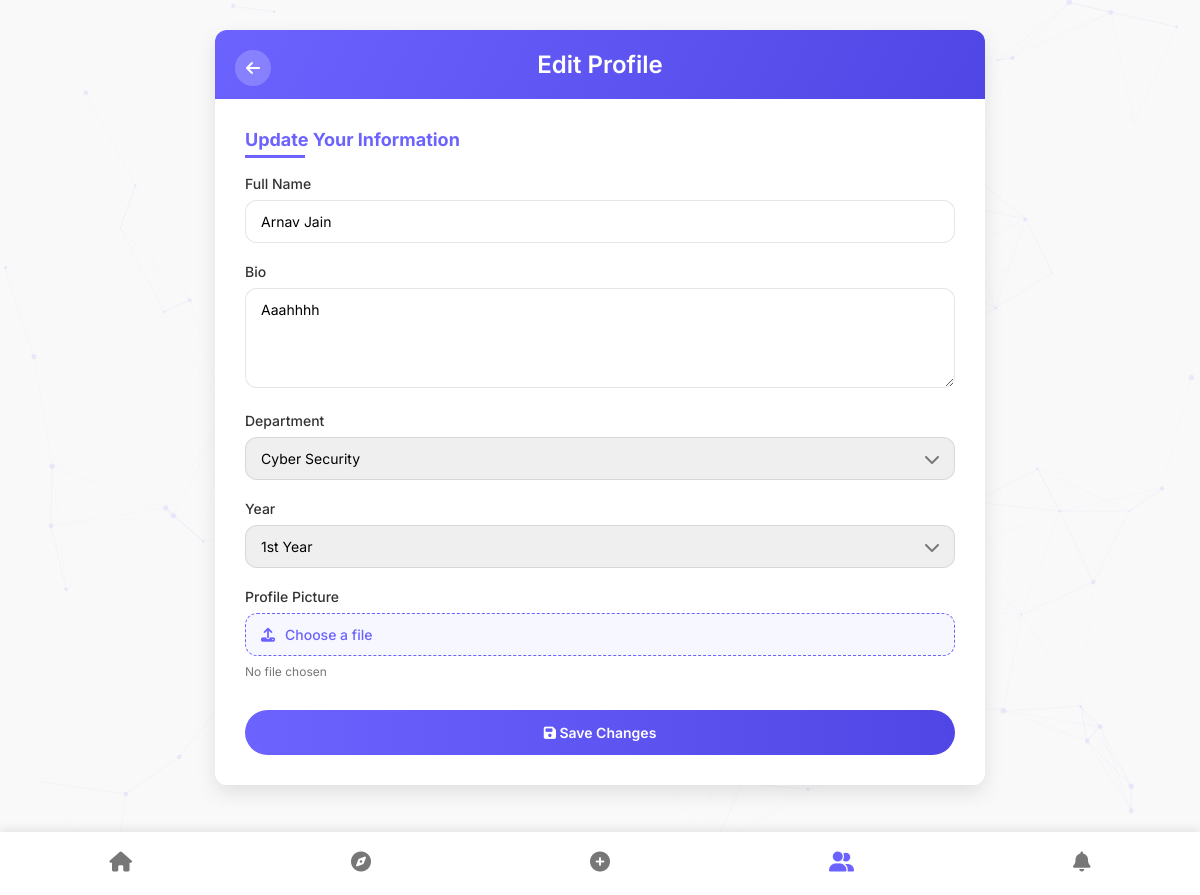
The app's page /accounts/edit-profile/ (signed in) with its own data.
### accounts/models.py (models this page shows, shortened)
class User(AbstractUser):
    objects = UserManager()
    full_name = models.CharField(max_length=255, default="No Name Provided")
    college_email = models.EmailField(unique=True, default="noemail@poornima.org")
    profile_picture = models.ImageField(upload_to='profile_pics/', null=True, blank=True)
    bio = models.TextField(null=True, blank=True)
    college = models.CharField(max_length=50, choices=COLLEGE_CHOICES)
    department = models.CharField(max_length=50, choices=DEPARTMENT_CHOICES)
    gender = models.CharField(max_length=10, choices=GENDER_CHOICES)
    dob = models.DateField(default='2000-01-01')
    otp_verified = models.BooleanField(default=False)
    has_answered_questionnaire = models.BooleanField(default=False)
    is_profile_locked = models.BooleanField(default=True)
    USERNAME_FIELD = 'username'
    REQUIRED_FIELDS = ['college_email', 'full_name', 'dob', 'college', 'department', 'gender']

class UserQuestionnaire(models.Model):
    user = models.OneToOneField(User, on_delete=models.CASCADE, related_name='questionnaire')
    hobbies = models.TextField(blank=True)
    college_events = models.TextField(blank=True)
    weekend_plans = models.TextField(blank=True)
    friendship_values = models.TextField(blank=True)
    content_posting = models.TextField(blank=True)
    college_excitements = models.TextField(blank=True)
    learning_preferences = models.TextField(blank=True)
    relaxation_methods = models.TextField(blank=True)
    introvert_extrovert = models.CharField(max_length=100, choices=[('Introvert', 'Introvert'), ('Extrovert', 'Extrovert'), ('Ambivert', 'Ambivert'), ('Shy', 'Shy')])
    first_meet = models.CharField(max_length=100, choices=[('Canteen chai', 'Canteen chai'), ('Library talk', 'Library talk'), ('Random walk', 'Random walk'), ('Event hangout', 'Event hangout'), ('Virtual hangout (online)', 'Virtual hangout (online)')])
    sleep_type = models.CharField(max_length=100, choices=[('Night owl', 'Night owl'), ('Early bird', 'Early bird'), ('Neither, depends on my mood', 'Neither, depends on my mood')])
    important_trait = models.CharField(max_length=100, choices=[('Looks', 'Looks'), ('Vibe', 'Vibe'), ('Communication', 'Communication'), ('Ambition', 'Ambition'), ('Humor', 'Humor')])
    year = models.CharField(max_length=100, choices=[('1st Year', '1st Year'), ('2nd Year', '2nd Year'), ('3rd Year', '3rd Year'), ('Final Year', 'Final Year'), ('Postgraduate', 'Postgraduate')])
    comm_style = models.CharField(max_length=100, choices=[('Dry Texter', 'Dry Texter'), ('Emojis & Memes', 'Emojis & Memes'), ('Deep Conversations', 'Deep Conversations'), ('Voice Notes Lover', 'Voice Notes Lover'), ('Frequent Calls', 'Frequent Calls')])
    posting_frequency = models.CharField(max_length=100, choices=[('Rarely', 'Rarely'), ('Occasionally', 'Occasionally'), ('Frequently', 'Frequently'), ('Almost daily', 'Almost daily'), ('Only when I have something important to share', 'Only when I have something important to share')])
    decision_style = models.CharField(max_length=100, choices=[('Logically', 'Logically'), ('Emotionally', 'Emotionally'), ('Mix of both', 'Mix of both'), ('Impulsive', 'Impulsive')])
    free_time = models.CharField(max_length=100, choices=[('Alone, doing my own thing', 'Alone, doing my own thing'), ('Hanging with friends', 'Hanging with friends'), ('Exploring new activities', 'Exploring new activities'), ('Doing something creative (art, writing, etc.)', 'Doing something creative (art, writing, etc.)')])
    relationship_status = models.CharField(max_length=100, choices=[('Single', 'Single'), ('Taken', 'Taken'), ('It\'s complicated', 'It\'s complicated'), ('Not telling', 'Not telling'), ('In an open relationship', 'In an open relationship')])
    dating_approach = models.CharField(max_length=100, choices=[('I like to take things slow', 'I like to take things slow'), ('I dive in quickly and see where it goes', 'I dive in quickly and see where it goes'), ('I prefer long-term commitment', 'I prefer long-term commitment'), ('I\'m just here for fun', 'I\'m just here for fun')])
    compatibility = models.CharField(max_length=100, choices=[('Very important', 'Very important'), ('Somewhat important', 'Somewhat important'), ('I\'m open to exploring any kind of relationship', 'I\'m open to exploring any kind of relationship'), ('Not important at all', 'Not important at all')])
    similar_interests = models.CharField(max_length=100, choices=[('Yes, definitely', 'Yes, definitely'), ('I\'m open to different interests', 'I\'m open to different interests'), ('I prefer finding someone with unique interests', 'I prefer finding someone with unique interests')])
    relationship_view = models.CharField(max_length=100, choices=[('Serious commitment', 'Serious commitment'), ('Fun and casual', 'Fun and casual'), ('I\'m unsure', 'I\'m unsure'), ('Just enjoying the journey', 'Just enjoying the journey')])
    looking_for = models.CharField(max_length=100, choices=[
        ('Girlfriend', 'Girlfriend'),
        ('Boyfriend', 'Boyfriend'),
        ('Friend', 'Friendship'),
        ('BFF', 'Best friend'),
        ('College mate', 'Study partner'),
        ('Serious partner', 'Serious relationship'),
        ('Hookup', 'Casual connection'),
        ('FWB', 'Friends with benefits'),
        ('Chill vibe', 'No expectations'),
        ('Not sure yet', 'Still figuring it out'),
        ('Chat', 'Interesting conversations')
    ], blank=True, null=True)

### accounts/views.py (the view, shortened to what this page needs)
# urls.py: path('edit-profile/', views.edit_profile, name='edit_profile'),
@login_required
def edit_profile(request):
    user = request.user
    questionnaire, created = UserQuestionnaire.objects.get_or_create(user=user)
    return render(request, 'accounts/edit_profile.html', {
        'user': user,
        'questionnaire': questionnaire
    })

### templates/accounts/edit_profile.html (shortened to what this page needs)
<!DOCTYPE html>
{% load static %}
<html lang="en">
<head>
</head>
<body>
  <div id="particles-js"></div>
  <div class="container">
    <div class="edit-profile-card">
      <div class="profile-header">
        <a href="{% url 'feed:profile' request.user.id %}" class="back-button">
          <i class="fas fa-arrow-left"></i>
        </a>
        <h2>Edit Profile</h2>
      </div>
      <div class="form-container">
        <h3>Update Your Information</h3>
        <form method="POST" enctype="multipart/form-data">
          <div class="form-group">
            <label for="full_name">Full Name</label>
            <input type="text" id="full_name" name="full_name" value="{{ user.full_name }}" required>
          </div>
          <div class="form-group">
            <label for="bio">Bio</label>
            <textarea id="bio" name="bio" rows="3">{{ user.bio }}</textarea>
          </div>
          <div class="form-group">
            <label for="department">Department</label>
            <div class="custom-select">
              <select name="department" id="department" required>
                <option value="Cyber Security" {% if user.department == 'Cyber Security' %}selected{% endif %}>Cyber Security</option>
              </select>
            </div>
          </div>
          <div class="form-group">
            <label for="year">Year</label>
            <div class="custom-select">
              <select name="year" id="year" required>
                <option value="1st Year" {% if questionnaire.year == '1st Year' %}selected{% endif %}>1st Year</option>
              </select>
            </div>
          </div>
          <div class="form-group">
            <label for="profile_picture">Profile Picture</label>
            <div class="file-upload">
              <label class="file-upload-label">
                <i class="fas fa-upload"></i>
                <span>Choose a file</span>
              </label>
              <div class="file-name" id="file-name">No file chosen</div>
            </div>
          </div>
          <button type="submit" class="submit-btn">
            <i class="fas fa-save"></i> Save Changes
          </button>
        </form>
      </div>
    </div>
  </div>
  <nav>
    <a href="{% url 'feed:home' %}">
      <i class="fas fa-home"></i>
    </a>
    <a href="{% url 'feed:explore' %}">
      <i class="fas fa-compass"></i>
    </a>
    <a href="{% url 'feed:create_post' %}">
      <i class="fas fa-plus-circle"></i>
    </a>
    <a href="#" class="active-link">
      <i class="fas fa-user-friends"></i>
    </a>
    <a href="{% url 'feed:confession' %}">
      <i class="fas fa-bell"></i>
    </a>
  </nav>
</body>
</html>

### templates/accounts/edit_profile.html (style rules this page uses)
:root { --primary: #6c63ff; --primary-light: #8f88ff; --primary-dark: #5046e5; --secondary: #ff6584; --bg: #f8f9fa; --text: #333; --text-light: #777; --card-bg: #fff; --shadow: rgba(0, 0, 0, 0.1); --radius: 12px; --transition: all 0.3s ease; }
* { margin: 0; padding: 0; box-sizing: border-box; font-family: 'Inter', sans-serif; }
body { background-color: var(--bg); color: var(--text); min-height: 100vh; padding-bottom: 70px; }
a { text-decoration: none; color: inherit; }
button { cursor: pointer; border: none; outline: none; font-size: 14px; font-weight: 500; }
.container { max-width: 800px; margin: 30px auto; padding: 0 15px; }
#particles-js { position: fixed; top: 0; left: 0; width: 100%; height: 100%; z-index: -1; opacity: 0.2; }
.edit-profile-card { background: rgba(255, 255, 255, 0.95); backdrop-filter: blur(10px); border-radius: var(--radius); box-shadow: 0 8px 20px var(--shadow); overflow: hidden; margin-bottom: 40px; animation: fadeIn 0.5s ease; }
.profile-header { background: linear-gradient(120deg, var(--primary), var(--primary-dark)); padding: 20px; position: relative; color: white; text-align: center; animation: gradientFlow 10s ease infinite; }
.profile-header h2 { font-size: 24px; font-weight: 600; }
.back-button { position: absolute; top: 20px; left: 20px; width: 36px; height: 36px; background: rgba(255, 255, 255, 0.2); border-radius: 50%; display: flex; align-items: center; justify-content: center; color: white; transition: var(--transition); }
.form-container { padding: 30px; }
.form-container h3 { color: var(--primary); margin-bottom: 25px; font-size: 18px; position: relative; display: inline-block; }
.form-container h3:after { content: ''; position: absolute; bottom: -8px; left: 0; width: 60px; height: 3px; background: var(--primary); animation: slideIn 1s ease; }
.form-group { margin-bottom: 20px; animation: fadeUp 0.5s ease; animation-fill-mode: both; }
.form-group:nth-child(2) { animation-delay: 0.2s; }
.form-group:nth-child(3) { animation-delay: 0.3s; }
.form-group:nth-child(4) { animation-delay: 0.4s; }
.form-group:nth-child(5) { animation-delay: 0.5s; }
.form-group:nth-child(6) { animation-delay: 0.6s; }
label { display: block; margin-bottom: 8px; font-weight: 500; font-size: 14px; color: var(--text); }
input[type="text"], textarea, select { width: 100%; padding: 12px 15px; border: 1px solid rgba(0,0,0,0.1); border-radius: var(--radius); font-size: 14px; transition: var(--transition); }
textarea { resize: vertical; min-height: 100px; }
.file-upload { position: relative; display: inline-block; width: 100%; }
.file-upload-label { display: flex; align-items: center; gap: 10px; padding: 12px 15px; border: 1px dashed var(--primary); border-radius: var(--radius); color: var(--primary); cursor: pointer; transition: var(--transition); background: rgba(108, 99, 255, 0.05); }
.file-name { margin-top: 5px; font-size: 12px; color: var(--text-light); }
.submit-btn { background: linear-gradient(to right, var(--primary), var(--primary-dark)); color: white; padding: 14px 25px; border-radius: 30px; font-weight: 600; display: block; width: 100%; margin-top: 30px; transition: var(--transition); position: relative; overflow: hidden; }
.submit-btn::after { content: ''; position: absolute; top: 50%; left: 50%; width: 10px; height: 10px; background: rgba(255, 255, 255, 0.3); border-radius: 50%; opacity: 0; transform: translate(-50%, -50%); transition: width 0.6s ease-out, height 0.6s ease-out, opacity 0.6s ease-out; }
.custom-select { position: relative; display: block; }
.custom-select select { appearance: none; -webkit-appearance: none; -moz-appearance: none; cursor: pointer; }
.custom-select::after { content: '\f078'; font-family: 'Font Awesome 5 Free'; font-weight: 900; position: absolute; right: 15px; top: 50%; transform: translateY(-50%); color: var(--text-light); pointer-events: none; transition: var(--transition); }
nav { position: fixed; bottom: 0; left: 0; width: 100%; background: white; display: flex; justify-content: space-around; padding: 12px 0; box-shadow: 0 -2px 10px var(--shadow); z-index: 100; }
nav a { display: flex; flex-direction: column; align-items: center; color: var(--text-light); padding: 8px 16px; position: relative; }
nav a i { font-size: 20px; margin-bottom: 3px; transition: var(--transition); }
nav a.active-link { color: var(--primary); }
:root { --bg: #f9f9f9; }

### records on screen
User: full_name "Arnav Jain", bio "Aaahhhh", department "Cyber Security"
UserQuestionnaire: year "1st Year"
